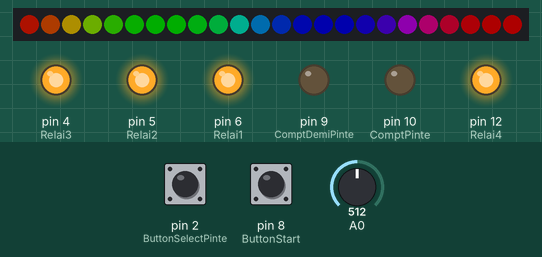
The sketch below on a simulated Arduino Uno, built with avr-gcc and run on an emulated ATmega328P. On the bench: 24 RGB LEDs in strip order, left to right, output pins drawn as LEDs (lit = HIGH). Inputs (shaded band) come from the test bench; at power-on: A0 = 512, pin 8 (ButtonStart) LOW, pin 2 (ButtonSelectPinte) LOW. Dim RGB values are drawn brighter than linear; what the sketch prints to the serial monitor is not drawn.

Above: at 2.8 s.
2.9 s: A0 set to 688
5.4 s: A0 set to 709
At 6.2 s:
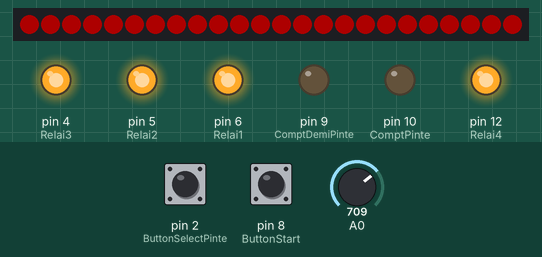
7.0 s: A0 set to 690
At 9.2 s:
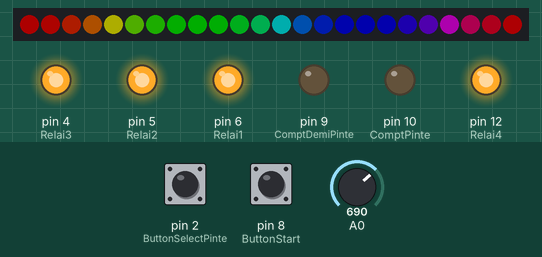
10.0 s: A0 set to 710
At 11.3 s:
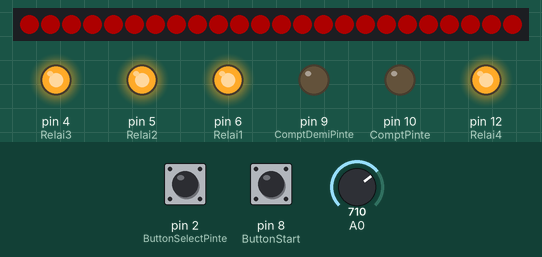
11.6 s: pin 8 (ButtonStart) pulled HIGH for 0.15 s
At 21.2 s:
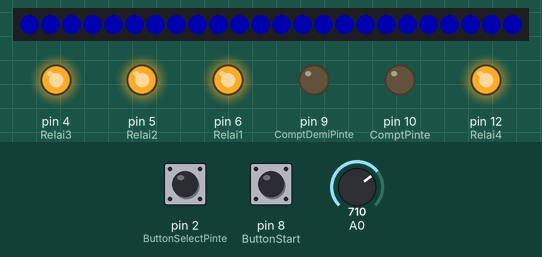
Timing chart, 0 to 22.7 s (numbered marks = the images above; inputs shaded):
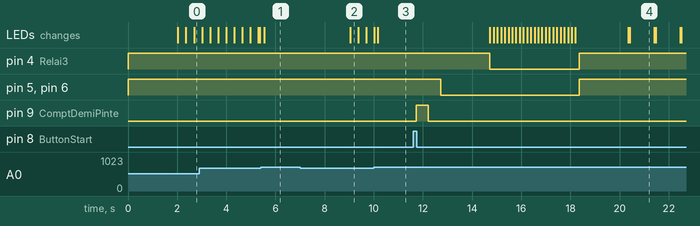

Measured:
- the behaviour switches between 699 and 700 on A0 (found by bisection; images 0 and 1)
- after the input at 5.4 s, the LEDs: change after 0.15 s (image 1)
- after the input at 7.0 s, the LEDs: change after 2.0 s (image 2)
- after the input at 11.6 s, pin 4 (Relai3): HIGH → LOW after 3.1 s, → HIGH 3.6 s later; pin 5 (Relai2), pin 6 (Relai1): HIGH → LOW after 1.1 s, → HIGH 5.6 s later; pin 9 (ComptDemiPinte): LOW → HIGH after 0.12 s, → LOW 0.50 s later; the LEDs: first change after 3.1 s (image 4 shows a later state)

The sketch:

CodeArduino_ABI_V1.ino
```cpp
#include <Adafruit_NeoPixel.h>
#ifdef __AVR__
#include <avr/power.h> // Required for 16 MHz Adafruit Trinket
#endif
// Which pin on the Arduino is connected to the NeoPixels?
// On a Trinket or Gemma we suggest changing this to 1:
#define LED_PIN    7
// How many NeoPixels are attached to the Arduino?
#define LED_COUNT 24

#define ButtonSelectPinte 2
#define ButtonStart 8

#define ComptPinte 10
#define ComptDemiPinte 9

#define Relai1 6
#define Relai2 5
#define Relai3 4
#define Relai4 12

Adafruit_NeoPixel strip(LED_COUNT, LED_PIN, NEO_GRB + NEO_KHZ800);

int EtatVerre = 0;
int statu = 1;

int TempsInclinaison = 2000;
int TempsPinte = 200;
int TempsDemiPinte = 150;

void setup() {
  Serial.begin(9600);

  InitRelais();
  InitCompteur();

  #if defined(__AVR_ATtiny85__) && (F_CPU == 16000000)
    clock_prescale_set(clock_div_1);
  #endif

  strip.begin();
  strip.show();
  strip.setBrightness(50);
}

void loop() {
  //Serial.println(digitalRead(ButtonSelectPinte));
  if (StatuCapteur() == 1) {
    //Serial.println("Detection du Verre ");
    Chenillard(strip.Color(  255, 0, 0), 5);
    if ((digitalRead(ButtonSelectPinte) == 1) && (digitalRead(ButtonStart) == 1) && (EtatVerre == 1)) {
      CompteurPinte(500);
      Inclinaison(TempsInclinaison);
      ChenillardRelais(strip.Color(255, 57, 0), 0, 0, 0, 1, TempsPinte);
      Descent(TempsInclinaison);
      statu = 0;
      int compteur = 0;

      while (statu == 0) {
        compteur++;
        if ((compteur == 1) && (statu == 0)) {
          ChenillardRelais(strip.Color(0, 255, 0), 1, 1, 1, 1, 1);
          delay(1000);
        }
        else if ((compteur == 2) && (statu == 0)) {
          ChenillardRelais(strip.Color(255, 57, 0), 1, 1, 1, 1, 1);
          compteur = 0;
          delay(1000);
        }
      }

      EtatVerre = 0;
    }
    else if ((digitalRead(ButtonSelectPinte) == 0) && (digitalRead(ButtonStart) == 1) && (EtatVerre == 1)) {
      CompteurDemiPinte(500);
      Inclinaison(TempsInclinaison);
      ChenillardRelais(strip.Color(255, 57, 0), 0, 0, 0, 1, TempsDemiPinte);
      Descent(TempsInclinaison);
      //Chenillard(strip.Color(  255, 57, 0), TempsDemiPinte);
      statu = 0;
      int compteur = 0;

      while (statu == 0) {
          compteur++;
          if ((compteur == 1) && (statu == 0))  {
          ChenillardRelais( strip.Color(0, 0, 255), 1, 1, 1, 1, 1);
          delay(1000);
          }
          else if ((compteur == 2) && (statu == 0)) {
          ChenillardRelais(strip.Color(255, 57, 0), 1, 1, 1, 1, 1);
          compteur = 0;
          delay(1000);
          }
      }

      EtatVerre = 0;
    } else {
      Serial.print("Autre");
    }
  } else {
    //Serial.println("Verre Absent");
    Descent(TempsInclinaison);
    BaseColor(5);//Effet sans le verre
  }
  delay(5);
}

//Fonction utilisée pour
void BaseColor(int temps) {//Paramétrage du temps
  for (long firstPixelHue = 0; firstPixelHue < 5 * 65536; firstPixelHue += 256) {
    for (int i = 0; i < strip.numPixels(); i++) {
      int pixelHue = firstPixelHue + (i * 65536L / strip.numPixels());
      strip.setPixelColor(i, strip.gamma32(strip.ColorHSV(pixelHue)));
    }
    if (StatuCapteur() == 1) {//Sortie de la boucle une fois le verre présent
      break;
    }
    strip.show();
    delay(5);
  }
}

//Fonction permettant de donner un effet chenillard
void ChenillardRelais(uint32_t color, int r1, int r2, int r3, int r4, int temps) {//Paramétrage de la couleur, de l'état des relais et du temps
  Relais(r1, r2, r3, r4);
  for (int i = 0; i < strip.numPixels(); i++) {
    strip.setPixelColor(i, color);
    strip.show();
    delay(temps);
    if (StatuCapteur() == 0) {//Sortie de la boucle une fois le verre absent
      statu = 1;
      break;
    }
  }
}

//Fonction pour l'effet chenillard
void Chenillard(uint32_t color, int temps) {//Paramétrage de la couleur et du temps
  for (int i = 0; i < strip.numPixels(); i++) {
    strip.setPixelColor(i, color);
    strip.show();
    delay(temps);
    if (StatuCapteur() == 0) {//Sortie de la boucle une fois le verre absent
      statu = 1;
      break;
    }
  }
}

//Fonction retournant l'état du capteur optique
int StatuCapteur() {
  //Déclaration des variables
  int statuCapt = 0;
  int mesure = 0;

  mesure = analogRead(A0);      //Mesure du Capteur Optique
  //Serial.println(mesure);      //Affichage de la mesure

  if (mesure >= 700) {//Calibration de l'état du capteur optique
    statuCapt = 1;
  } else {
    statuCapt = 0;
    EtatVerre = 1;
  }
  //delay(500);
  return statuCapt;
}

//Initialisation des relais
void InitRelais() {
  pinMode(Relai3, OUTPUT);    // Déclaration relais 3
  pinMode(Relai4, OUTPUT);     // Déclaration relais 4
  pinMode(Relai2, OUTPUT);     // Déclaration relais 2
  pinMode(Relai1, OUTPUT);     // Déclaration relais 1
  digitalWrite(Relai4, HIGH);
  digitalWrite(Relai3, HIGH);
  digitalWrite(Relai2, HIGH);
  digitalWrite(Relai1, HIGH);
}

//Initialisation des compteurs

void InitCompteur() {
  pinMode(ComptPinte, OUTPUT);    // Déclaration du compteur 1
  pinMode(ComptDemiPinte, OUTPUT);    // Déclaration du compteur 2
  digitalWrite(ComptPinte, LOW);
  digitalWrite(ComptDemiPinte, LOW);
}

//Fonction pour lancer une séquence de test des relais
void test_Relai() {
  digitalWrite(Relai1, LOW);      // Activation des relais 1
  digitalWrite(Relai3, LOW);      // Activation des relais 3
  delay(1000);
  digitalWrite(Relai3, HIGH);      // Désactivation des relais 3
  digitalWrite(Relai1, HIGH );      // Désactivation des relais 1
  delay(1000);
  digitalWrite(Relai4, LOW);      // Activation des relais 4
  digitalWrite(Relai2, LOW);      // Activation des relais 2
  delay(1000);
  digitalWrite(Relai1, HIGH);      // Désactivation des relais 1
  digitalWrite(Relai2, HIGH);      // Désactivation des relais 2
  digitalWrite(Relai3, HIGH);     // Désactivation des relais 3
  digitalWrite(Relai4, HIGH);      // Désactivation des relais 4
  delay(1000);
}

//Fonction pour le paramétrage des relais
void Relais(int r1, int r2, int r3, int r4) {
  digitalWrite(Relai1, r1);      // pilotage relais 1
  digitalWrite(Relai2, r2);      // pilotage relais 2
  digitalWrite(Relai3, r3);     // pilotage relais 3
  digitalWrite(Relai4, r4);      // pilotage relais 4
}

//Fonction pour Tester Chacque Relais
void DemiPinte(int temps) {
  Relais(0, 0, 1, 0);
  delay(temps);
  Relais(0, 0, 0, 0);
}
void Pinte(int temps) {
  Relais(0, 0, 1, 0);
  delay(temps);
  Relais(0, 0, 0, 0);
}
void Inclinaison(int temps) {
  Relais(0, 0, 1, 1);
  delay(temps);
}

void Descent(int temps) {
  Relais(1, 1, 1, 1);
  delay(temps);
}

//Fonction pour le pilotage des compteurs de pinte
void CompteurPinte(int temps) {
  digitalWrite(ComptPinte, HIGH);
  delay(temps);
  digitalWrite(ComptPinte, LOW);
  delay(temps);
}
void CompteurDemiPinte(int temps) {
  digitalWrite(ComptDemiPinte, HIGH);
  delay(temps);
  digitalWrite(ComptDemiPinte, LOW);
  delay(temps);
}
```
